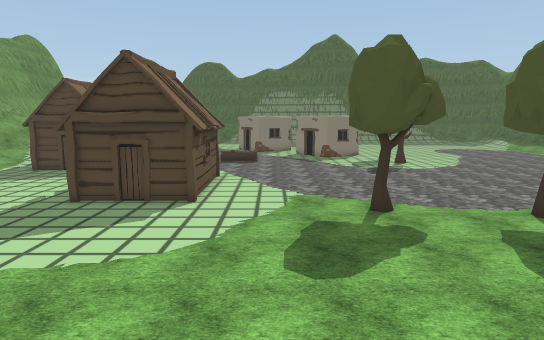
[1] (above)

18 first-person views from a walk through a scene from a Unity 3-D project. The camera is 1.4 m above the floor, tilts 8° down and sees 75° across. The floor is counted in squares, 1 m on a side. Each view is taken from the middle of a square. On the plan, view 1 faces up. The plan holds only what a view shows up to about 15 squares ahead; the rest is blank. The place goes on beyond the plan. The player character is not drawn. Some surface patterns are stand-ins.

[2]
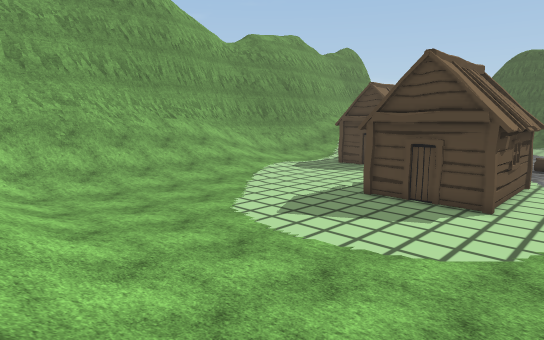

[3]
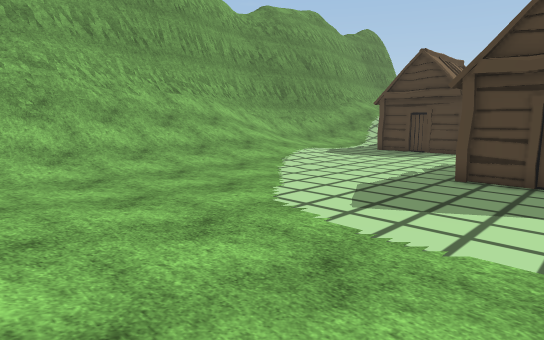

[4]
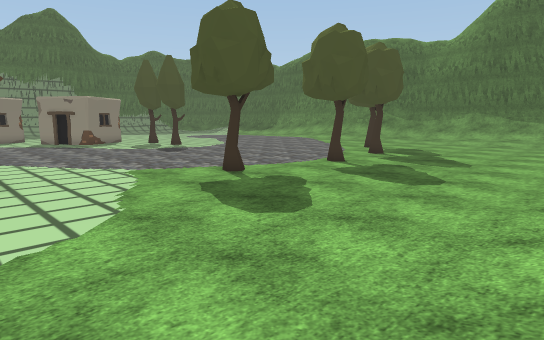

[5]
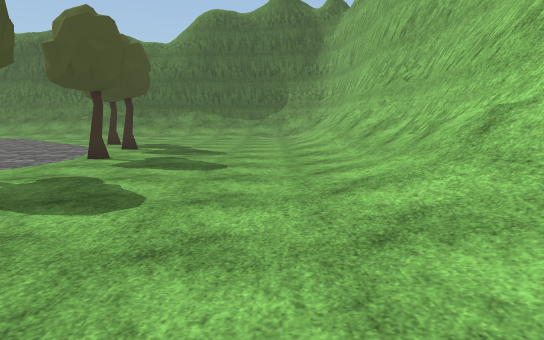

[6]
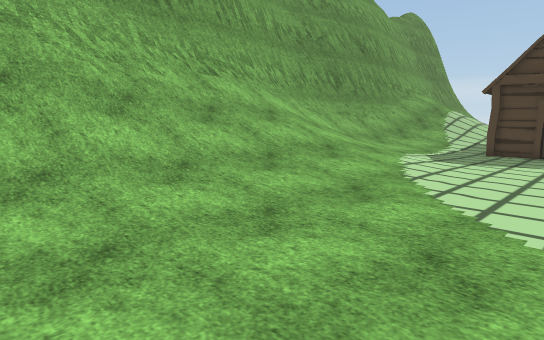

[7]
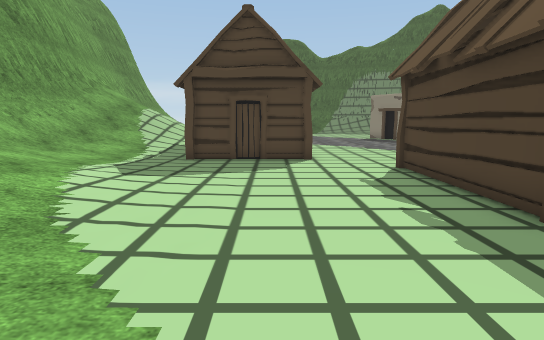

[8]
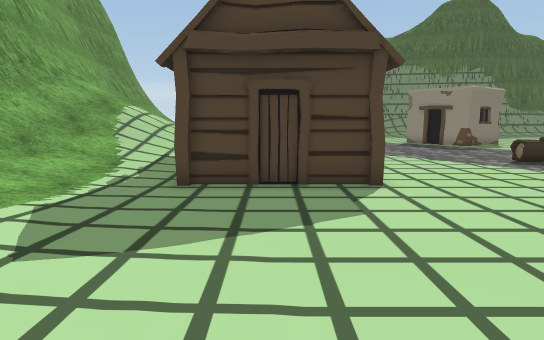

[9]
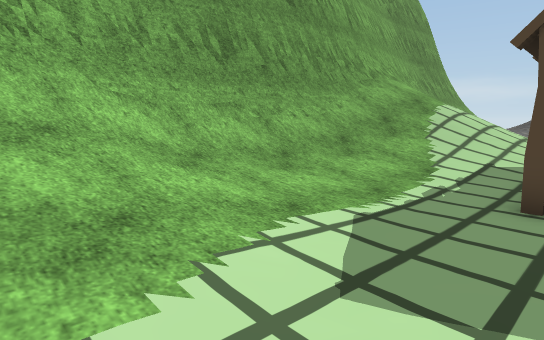

[10]
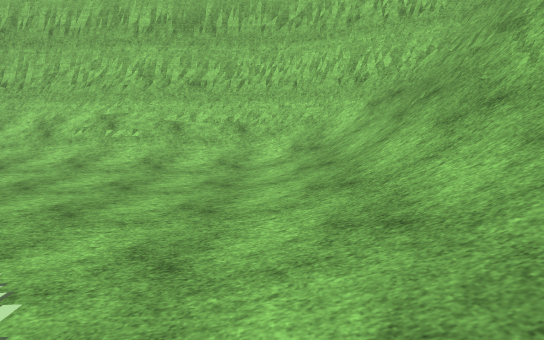

[11]
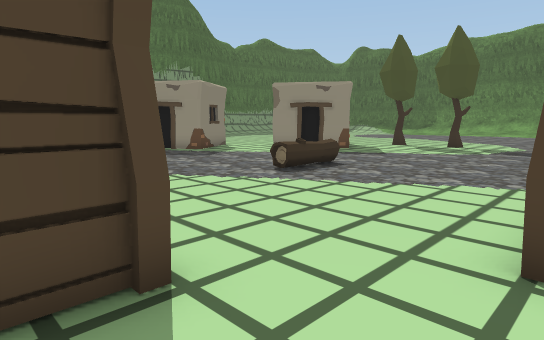

[12]
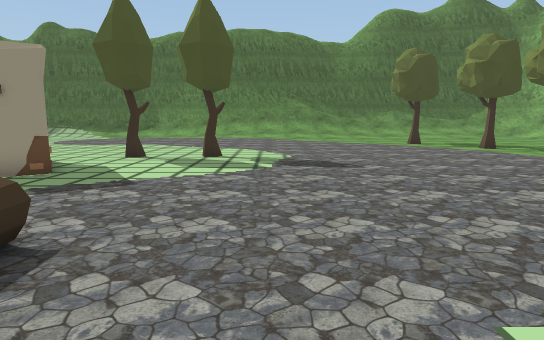

[13]
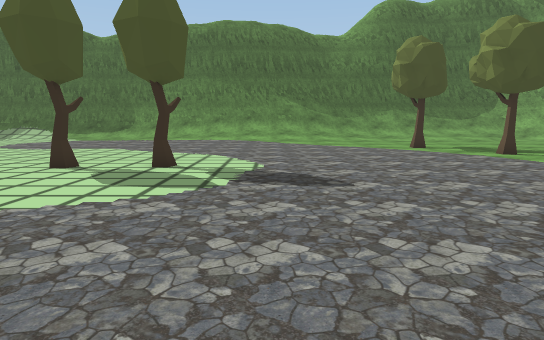

[14]
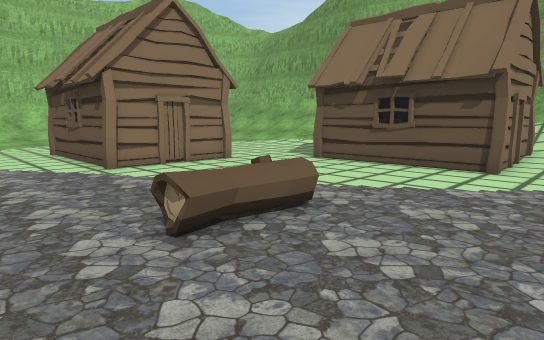

[15]
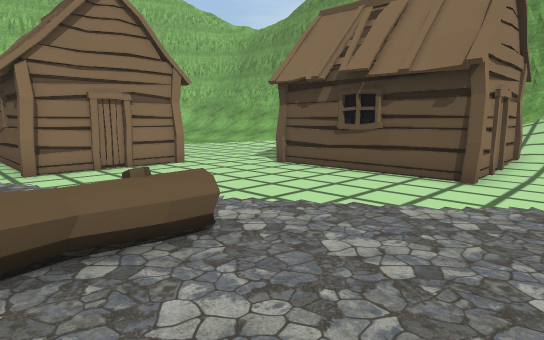

[16]
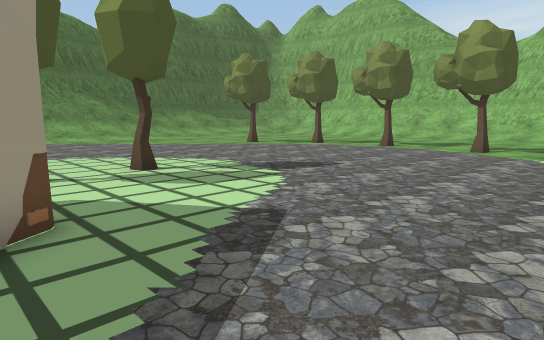

[17]
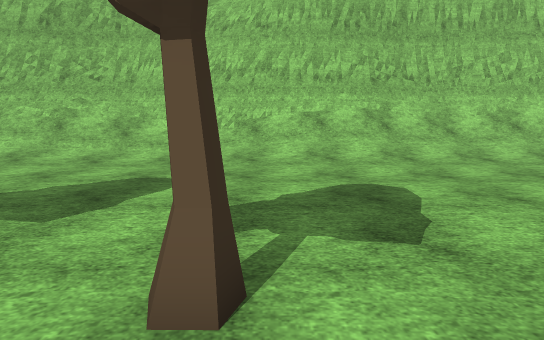

[18]
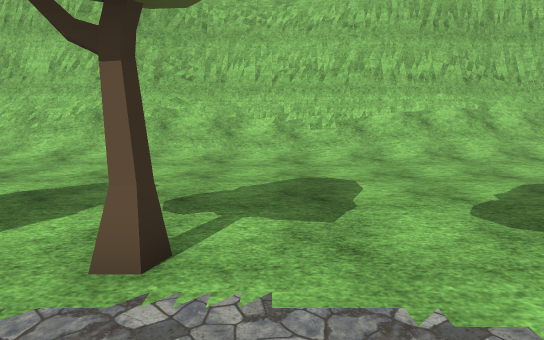

### Floor plan
Key: @ floor where view 1 was taken; # wall or solid block; . main floor; : floor 0.25 m higher than the main floor; / step, stairs or slope; = window, fence, low wall or low ledge; ^ raised ledge; H hut; T tree; L log; O other object.
Columns run from 22 left of view 1 to 13 right of it. Each row starts with its distance up from view 1.
 29 ##/////          ..... ..O# O.......
 28 ##//////  ............ ...# ........
 27 ##//////H.HHH..................T....
 26 ##//////  H H.......................
 25  #=/////    #......LLL.........T....
 24  #=////.    #..................T....
 23  #////..    #.......................
 22  #////..    #.......................
 21 ##=//...HHHHH.......................
 20 ##///...............................
 19 ##///..............H................
 18 ##///:.........#HHHH................
 17 #=////:........#   #................
 16 #=/////........#   #................
 15 ##/////:.......#   #................
 14 #=//////.......#   #................
 13 ##//////.......#HHHH................
 12 ##//////..................T.........
 11  #//////.................TT....T...T
 10  #//////......................T.....
  9  #=/////..........................
  8  #=/////...........................
  7  #=/////............................
  6  ###////............................
  5  ###////............................
  4  #==////............................
  3  #^#////...../.........../..........
  2  ##=////////////////////////....////
  1  ####==/////////////////////////////
  0    #####======////////@//#===/////==
 -1       ###########==#===########=/###
 -2                              #####

Where each view was taken, in squares from view 1:
view 1: 0 up, 0 right, facing up
view 2: 0 up, 0 right, facing up-left
view 3: 2 up, 4 left, facing up-left
view 4: 2 up, 4 left, facing up-right
view 5: 4 up, 5 left, facing right
view 6: 4 up, 10 left, facing up-left
view 7: 8 up, 11 left, facing up
view 8: 13 up, 12 left, facing up
view 9: 14 up, 13 left, facing up-left
view 10: 14 up, 15 left, facing down
view 11: 18 up, 11 left, facing up-right
view 12: 22 up, 5 left, facing right
view 13: 21 up, 2 left, facing right
view 14: 29 up, 1 right, facing down-left
view 15: 29 up, 1 left, facing down-left
view 16: 29 up, 1 left, facing down-right
view 17: 14 up, 3 right, facing down
view 18: 14 up, 7 right, facing down
